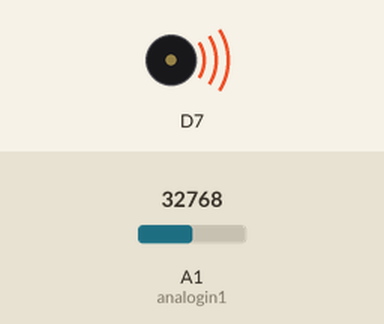
A program run on a simulated CircuitPython board. Shown: buzzer (waves = sounding). Inputs (shaded band) come from the test bench; at power-on: A1 (analogin1) = 32768 (analog values on the 0–65535 scale).

Above: at 0.1 s.
Timing chart, 0 to 40.0 s (numbered marks = the images above):
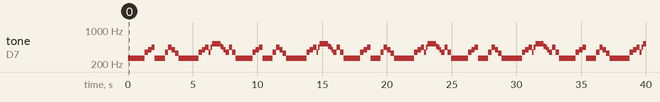

Measured:
- by itself, tone on D7: plays 261 Hz for 1.3 s, 349 Hz for 0.26 s, 392 Hz for 0.26 s, 440 Hz for 0.26 s, 261 Hz for 0.78 s, 349 Hz for 0.26 s … (104 notes in this stretch)

The program:

joystick_melody_speed_2.py
```python
"""
Description:
    Plays Wilhelm Tell - (see https://pages.mtu.edu/~suits/notefreqs.html and https://www.youtube.com/watch?v=aynfMtX0fiY)
Cable Connections:
    Buzzer Vcc -> 3V3
    Buzzer Gnd -> GND
    Buzzer I/O -> D7
    Joystick +5W -> 3V3
    Joystick GND -> GND
    Joystick VRx -> A1
"""
import board
import simpleio
import time
from analogio import AnalogIn

melody = [
        (261.63, 0.5),
        (261.63, 0.5),
        (261.63, 1.0),
        (261.63, 0.5),
        (261.63, 0.5),
        (261.63, 1.0),
        (261.63, 0.5),
        (261.63, 0.5),
        (349.23, 1.0),
        (392.00, 1.0),
        (440.00, 1.0),
        (261.63, 0.5),
        (261.63, 0.5),
        (261.63, 1.0),
        (261.63, 0.5),
        (261.63, 0.5),
        (349.23, 1.0),
        (440.00, 1.0),
        (392.00, 1.0),
        (329.63, 1.0),
        (261.63, 1.0),
        (261.63, 0.5),
        (261.63, 0.5),
        (261.63, 1.0),
        (261.63, 0.5),
        (261.63, 0.5),
        (261.63, 1.0),
        (261.63, 0.5),
        (261.63, 0.5),
        (349.23, 1.0),
        (392.00, 1.0),
        (440.00, 1.0),
        (349.23, 0.5),
        (440.00, 0.5),
        (523.25, 2.5),
        (466.16, 0.5),
        (440.00, 0.5),
        (392.00, 0.5),
        (349.23, 1.0),
        (440.00, 1.0),
        (349.23, 1.0),

]

analogin1 = AnalogIn(board.A1)


def get_voltage(pin):
    return ((pin.value * 1) / 65536) * 0.5 + 0.01


while True:
    for note, duration in melody:

        multiplier = get_voltage(analogin1)
        if note >= 0:
            simpleio.tone(board.D7, note, duration=multiplier * duration)
        else:
            time.sleep(multiplier * duration)
```
